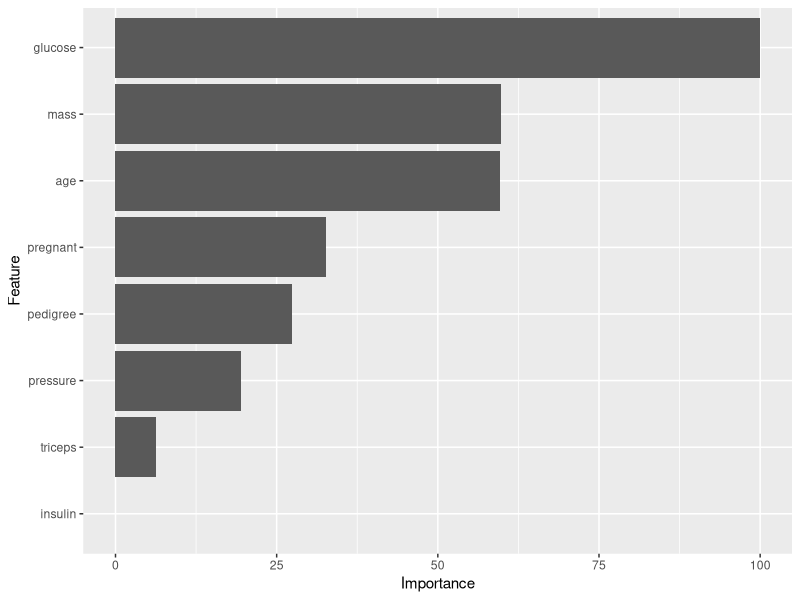
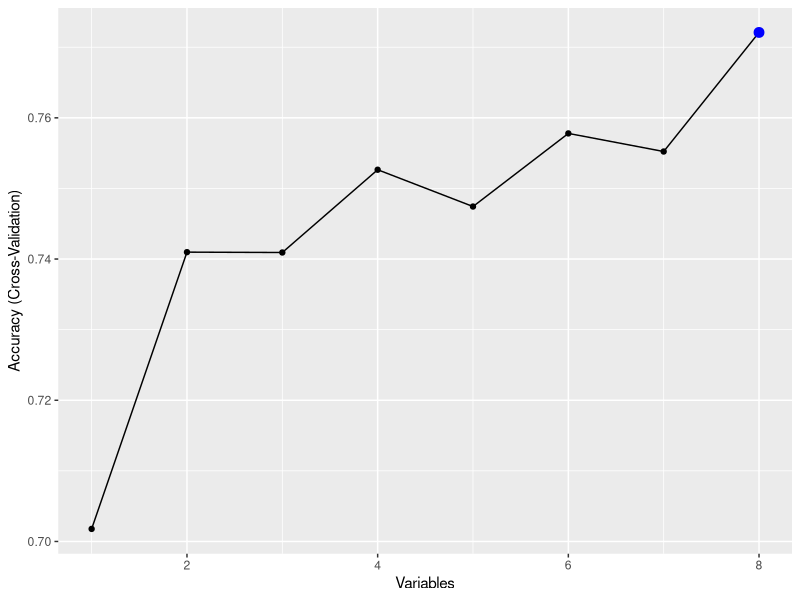

These figures' R source, in order:
## ---- chunk 1
if(!require(mlbench)){install.packages("mlbench"); require(mlbench)} # common datasets to use
if(!require(caret)){install.packages("caret", dependencies = c("Depends", "Suggests")); require(caret)} # ML package and its dependencies. This will take awhile!
set.seed(370)
## ---- chunk 2
data("PimaIndiansDiabetes")
?PimaIndiansDiabetes
head(PimaIndiansDiabetes)
## ---- chunk 3
corr_matrix <- cor(PimaIndiansDiabetes[,1:8]) # correlations between all predictor vars
corr_matrix

cutoff <- 0.5 # should be higher in practice

highly_corr <- findCorrelation(corr_matrix, cutoff=cutoff)
print(colnames(PimaIndiansDiabetes)[highly_corr]) # age is highly correalted with pregnant
## ---- chunk 4
control <- trainControl(method="repeatedcv", number = 10, repeats = 3)

model <- train(diabetes ~., data=PimaIndiansDiabetes, method = "knn", preProcess = "scale", trControl = control)

importance <- varImp(model)

ggplot(importance)
## ---- chunk 5
# control using random forest
control <- rfeControl(functions = rfFuncs, method="cv", number=10)
results <- rfe(PimaIndiansDiabetes[,1:8], PimaIndiansDiabetes[,9], sizes = c(1:8), rfeControl = control) # this will take AWHILE...

results
ggplot(results)

# chosen features
predictors(results)
